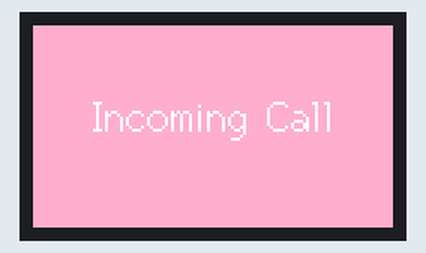
Simulated run of this sketch. Board: ESP32. On the bench: 240×135 colour display. Random numbers use the default seed unless the sketch sets one.

Above: at 2.1 s.
At 10.1 s:
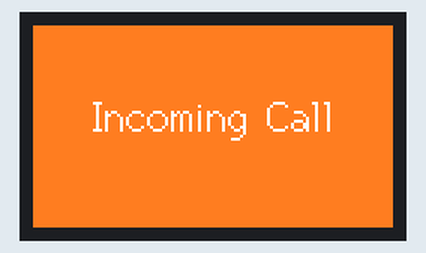
At 14.1 s:
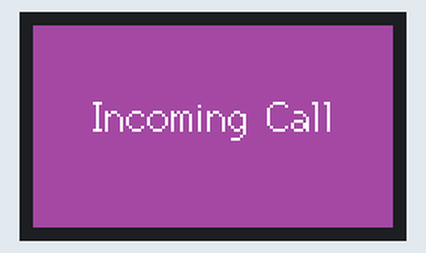
At 20.1 s:
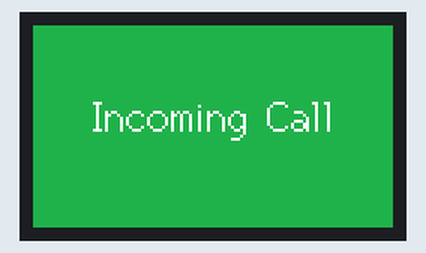
At 30.1 s:
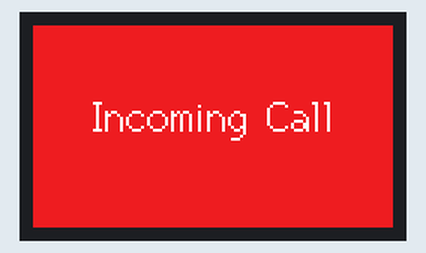
At 38.1 s:
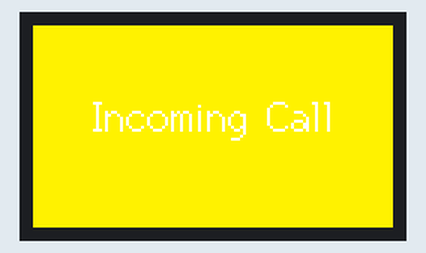

Measured:
- what the display in image 0 shows lasts 2.0 s, from 2.0 s to 4.0 s

The sketch:

M5_2.ino
```cpp
#include <M5StickCPlus.h>
unsigned long previous_time = 0;
int period = 2000;
int color[] = {
  0xfd79, 0xe8e4, 0xfbe4, 0xff80, 0x2589, 0x51d, 0x3a59, 0xa254, 0x7bef, 0xffff
};

void setup() {
  // Initialize the M5StickCPlus object. Initialize the M5StickCPlus object
  M5.begin();
  M5.Lcd.setRotation(1);
}

void loop() {
  int a = random(0, 9);
  if (millis() - previous_time >= period) {
    previous_time = millis();
    M5.Lcd.fillScreen(color[a]);
    M5.Lcd.setTextSize(2.5);
    M5.Lcd.drawString("Incoming Call", M5.Lcd.width()/6, M5.Lcd.height()/3, 2);
  }
}
```
